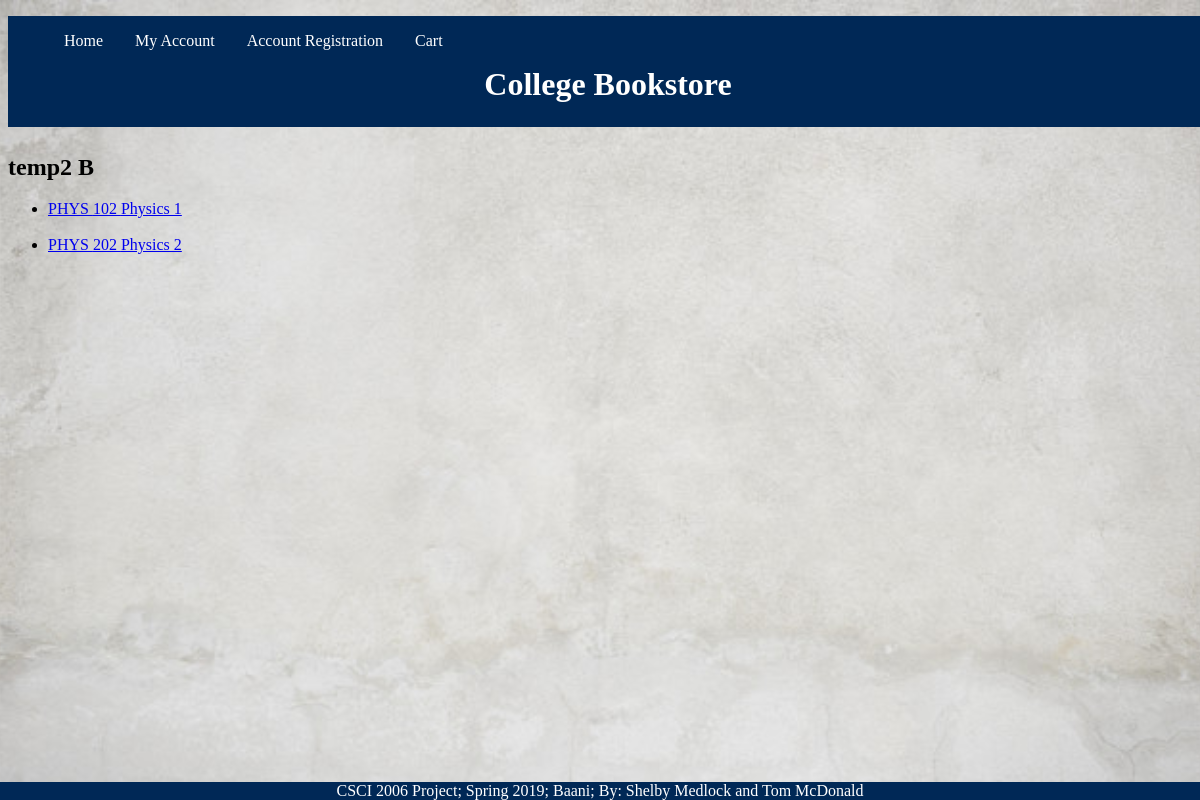
The page /instructorPage.php?id=2 on the database as committed earlier.
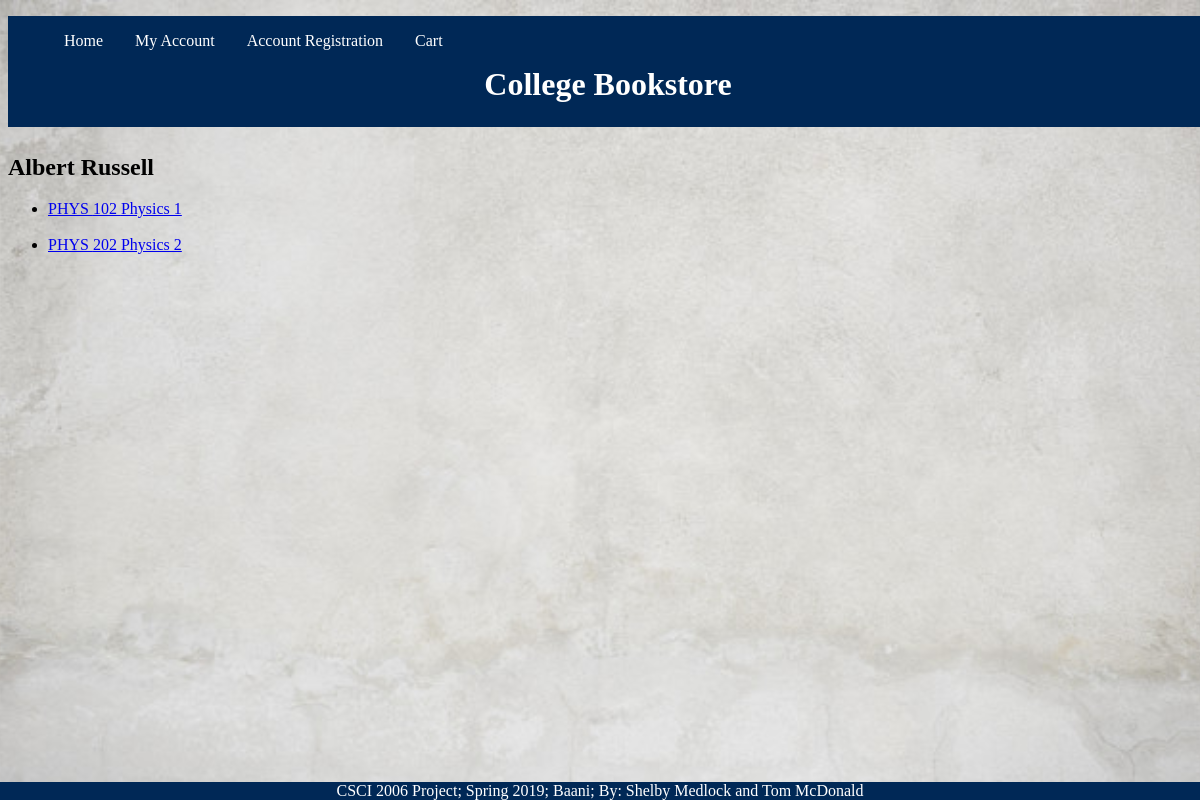
The same page on the database as committed later.
### tables this page shows
CREATE TABLE `instructors` (
  `firstName` varchar(255) DEFAULT NULL,
  `lastName` varchar(255) DEFAULT NULL,
  `instructorId` int(11) NOT NULL
);

### includes/config.inc.php (called while the page is built, shortened)
<?php
spl_autoload_register(function ($class) {
    $file = 'lib/' . $class . '.class.php';
});
?>

### lib/InstructorDB.class.php (called while the page is built, shortened)
<?php
  class InstructorDB{
    private $pdo = null;
    private static $baseSQL = "SELECT * FROM Instructors";
    public function __construct($connection){
      $this->pdo = $connection;
    }
    public function findById($id){
      $sql = self::$baseSQL.' WHERE instructorId=?';
      $statement = DatabaseHelper::runQuery($this->pdo, $sql, Array($id));
      return $statement->fetch();
    }
  }
?>

### lib/DatabaseHelper.class.php (called while the page is built, shortened)
<?php
class DatabaseHelper {
    public static function runQuery($pdo, $sql, $parameters=array())     {
        if (!is_array($parameters)) {
            $parameters = array($parameters);
        }
        $statement = null;
        if (count($parameters) > 0) {
            $statement = $pdo->prepare($sql);
            $executedOk = $statement->execute($parameters);
        } else {
            $statement = $pdo->query($sql);
            if (!$statement) {
                throw new PDOException;
            }
        }
        return $statement;
    }
}
?>

### lib/SubjectDB.class.php (called while the page is built, shortened)
<?php
  class SubjectDB{
    private $pdo = null;
    private static $baseSQL = "SELECT * FROM Subjects";
    private static $constraint = " order by category";
    public function __construct($connection) {
        $this->pdo = $connection;
    }
    public function getAll(){
      $sql = self::$baseSQL.self::$constraint;
      $statement = DatabaseHelper::runQuery($this->pdo, $sql, null);
      return $statement;
    }
  }
?>

### instructorPage.php (the view, shortened to what this page needs)
<?php
	include "includes/config.inc.php";
	$instructorId = null;
	if(isset($_GET['id'])){
		$instructorId = $_GET['id'];
	}
	$instructors = new InstructorDB($pdo);
	$subjects = new SubjectDB($pdo);
	$allSubjects = $subjects->getAll();
	$instructor = $instructors->findById($instructorId);
	$instructorName = $instructor['firstName']." ".$instructor['lastName'];
?>
<!DOCTYPE html>
<html lang="en">
	<head>
		<link href="css/mainStyles.css" rel="stylesheet"/>
	</head>
	<body>
		<?php include "includes/header.inc.php";?>
		<article>
			<?php
				echo "<h2>".$instructorName."</h2>";
			?>
			<ul>
				<?php
				foreach ($allSubjects as $item) {
					if ($item['instructorId'] == $instructorId) {
						echo "<li><a href=\"bookPage.php?id=".$item['subjectId']."\">".$item['category']." ".$item['subjectId']." ".$item['title']."</a></li><br>";
					}
				}
				?>
			</ul>
		</article>
		<?php include "includes/footer.inc.php";?>
	</body>
</html>

Rows that differ between the two databases and show on the page:
changed instructors: instructorName "temp2 B" → "Albert Russell"
